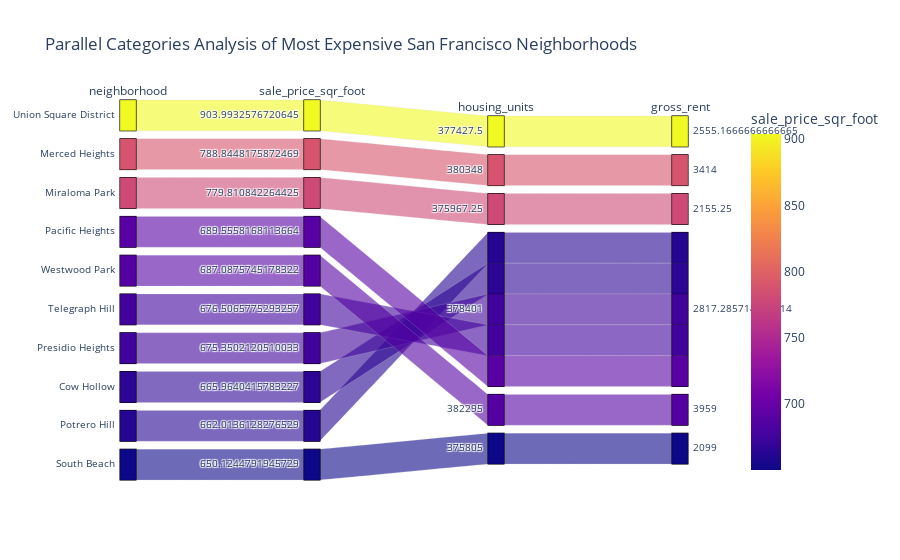

Notebook code for this chart:
### Code cell
parallel_categories()

### Figure 1 — Plotly figure (JSON) as saved in the notebook; plotly's stock layout.template omitted (floating-point values rounded to 4 significant figures)
{"data": [{"dimensions": [{"label": "neighborhood", "values": ["Union Square District", "Merced Heights", "Miraloma Park", "Pacific Heights", "Westwood Park", "Telegraph Hill", "Presidio Heights", "Cow Hollow", "Potrero Hill", "South Beach"]}, {"label": "sale_price_sqr_foot", "values": [904.0, 788.8, 779.8, 689.6, 687.1, 676.5, 675.4, 666.0, 662.0, 650.1]}, {"label": "housing_units", "values": [377400.0, 380348, 376000.0, 378401, 382295, 378401, 378401, 378401, 378401, 375805]}, {"label": "gross_rent", "values": [2555.0, 3414, 2155.0, 2817.0, 3959, 2817.0, 2817.0, 2817.0, 2817.0, 2099]}], "domain": {"x": [0, 1], "y": [0, 1]}, "line": {"color": [904.0, 788.8, 779.8, 689.6, 687.1, 676.5, 675.4, 666.0, 662.0, 650.1], "coloraxis": "coloraxis"}, "name": "", "type": "parcats"}], "layout": {"autosize": true, "coloraxis": {"colorbar": {"title": {"text": "sale_price_sqr_foot"}}, "colorscale": [[0, "#0d0887"], [0.1111, "#46039f"], [0.2222, "#7201a8"], [0.3333, "#9c179e"], [0.4444, "#bd3786"], [0.5556, "#d8576b"], [0.6667, "#ed7953"], [0.7778, "#fb9f3a"], [0.8889, "#fdca26"], [1, "#f0f921"]]}, "legend": {"tracegroupgap": 0}, "title": {"text": "Parallel Categories Analysis of Most Expensive San Francisco Neighborhoods"}}}
